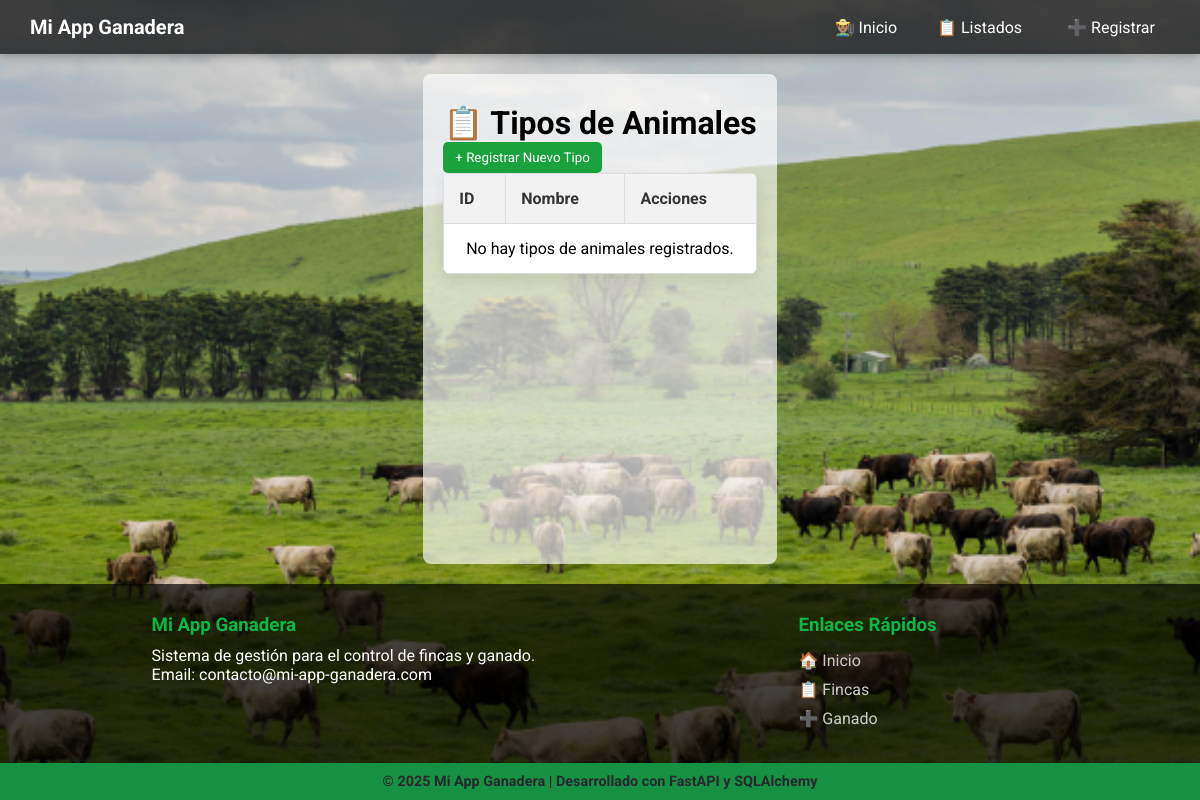
Page /tipos-animales/lista on the earlier database version.
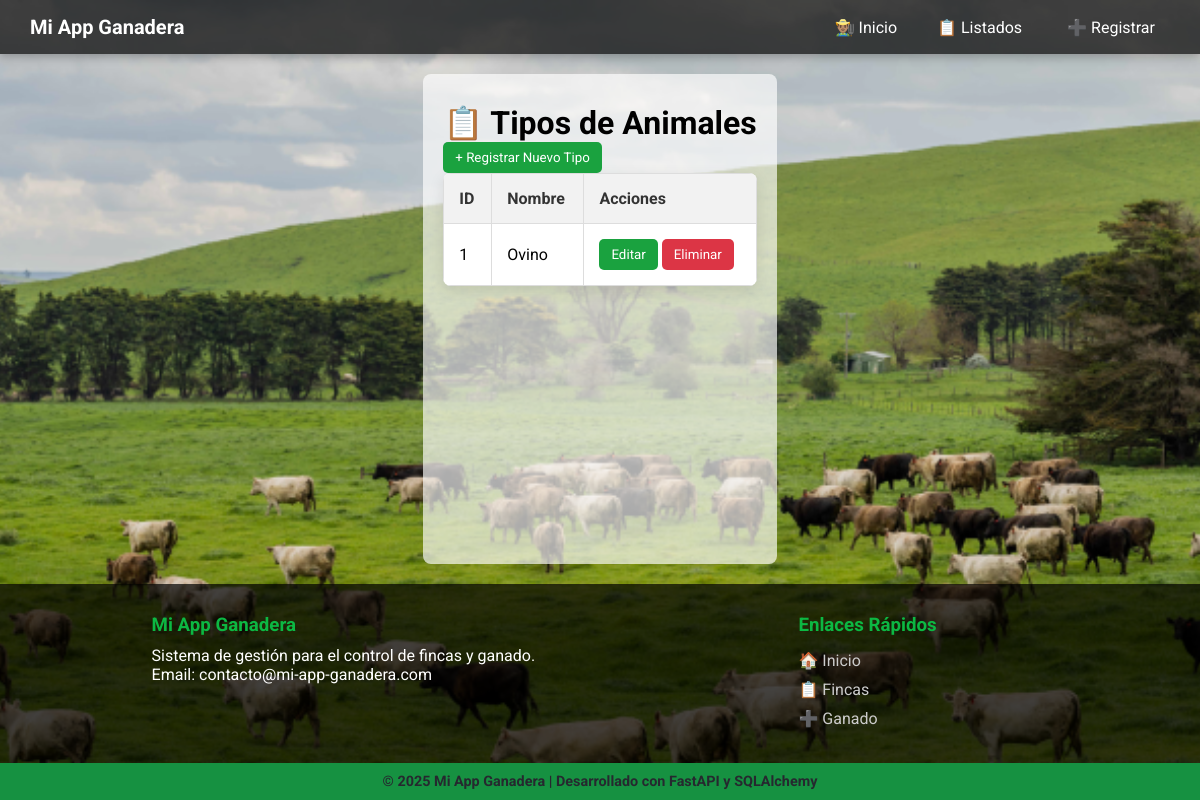
Same page on the later database version.
### models.py (models this page shows)
class TipoAnimal(Base):
    __tablename__ = "tipos_animales"
    id = Column(Integer, primary_key=True, index=True)
    nombre = Column(String, unique=True, index=True)
    ganados = relationship("Ganado", back_populates="tipo_animal")

### routers/tipo_animal.py (the view)
@router.get("/lista")
async def listar_tipos_animales_view(request: Request, db: Session = Depends(get_db)):
    tipos = db.query(models.TipoAnimal).all()
    return templates.TemplateResponse(
        "tipo_animal/lista_tipos_animales.html",
        {"request": request, "tipos": tipos}
    )

### templates/tipo_animal/lista_tipos_animales.html (shortened to what this page needs)
{% extends "base.html" %}
{% block content %}
    <h1 style="margin-top: 10px;">📋 Tipos de Animales</h1>
    <p>
        <a href="/tipos-animales/crear"><button>+ Registrar Nuevo Tipo</button></a>
    </p>
    <table>
        <thead>
            <tr>
                <th>ID</th>
                <th>Nombre</th>
                <th>Acciones</th>
            </tr>
        </thead>
        <tbody>
            {% if tipos %}
                {% for tipo in tipos %}
                    <tr id="tipo-{{ tipo.id }}">
                        <td>{{ tipo.id }}</td>
                        <td>{{ tipo.nombre }}</td>
                        <td>
                            <button onclick="window.location.href='/tipos-animales/editar/{{ tipo.id }}'">Editar</button>
                            <button class="btn-eliminar" data-id="{{ tipo.id }}" data-nombre="{{ tipo.nombre }}" style="background-color: #dc3545;">Eliminar</button>
                        </td>
                    </tr>
                {% endfor %}
            {% else %}
                <tr>
                    <td colspan="3" style="text-align: center;">No hay tipos de animales registrados.</td>
                </tr>
            {% endif %}
        </tbody>
    </table>
{% endblock %}

Differences in the rows shown:
added TipoAnimal: id "1", nombre "Ovino"
Other differences:
text no longer shown: "No hay tipos de animales registrados."
